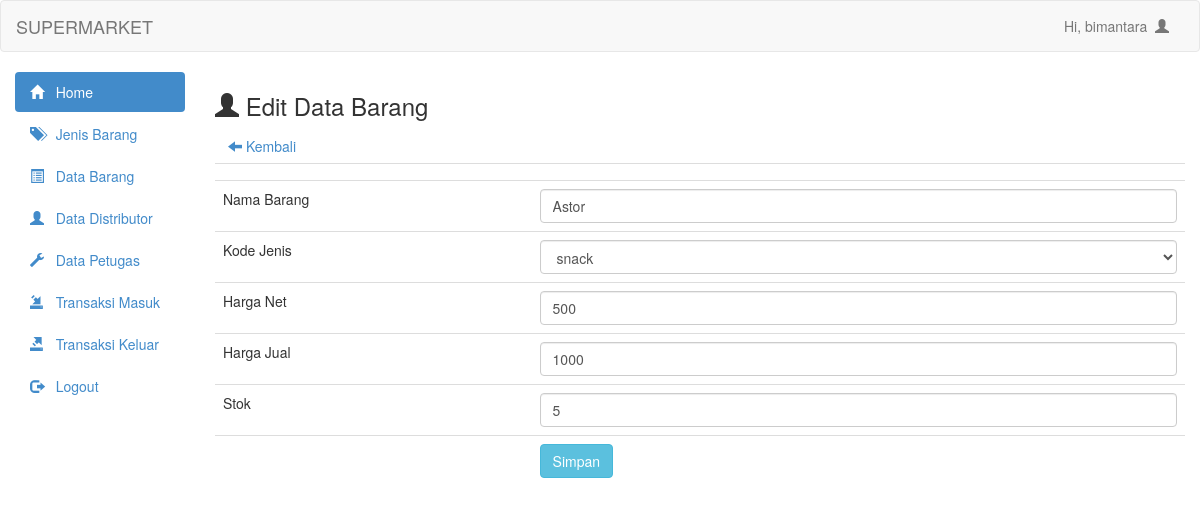
Page /admin/barang_update.php?kode_barang=B001 (signed in) on the committed database.
### tables this page shows
CREATE TABLE `tblbarang` (
  `kode_barang` varchar(50) NOT NULL,
  `nama_barang` varchar(100) NOT NULL,
  `kode_jenis` varchar(100) NOT NULL,
  `harga_net` varchar(100) NOT NULL,
  `harga_jual` varchar(100) NOT NULL,
  `stok` varchar(100) NOT NULL
);

### admin/barang_update.php (the view, shortened to what this page needs)
<?php
    include 'header.php';
    include 'config.php';
?>
<h3><span class="glyphicon glyphicon-user"></span> Edit Data Barang</h3>
<a class="btn" href="barang_data.php"><span class="glyphicon glyphicon-arrow-left"></span> Kembali</a>
<?php
    $kode_barang = mysqli_real_escape_string($connect, $_GET['kode_barang']);
    $barang = mysqli_query($connect, "select * from tblbarang where kode_barang='$kode_barang'") or die(mysqli_connect_error());
    while ($data_barang = mysqli_fetch_array($barang)) {
?>
<form action="barang_update.php" method="post">
    <table class="table">
        <tr>
            <td></td>
            <td><input type="hidden" class="form-control" name="kode_barang" value="<?php echo $data_barang['kode_barang'] ?>"></td>
        </tr>
        <tr>
            <td>Nama Barang</td>
            <td><input type="text" class="form-control" name="nama_barang" value="<?php echo $data_barang['nama_barang'] ?>"></td>
        </tr>
        <tr>
            <td>Kode Jenis</td>
            <td>
            <select name="kode_jenis" class="form-control">
                <?php
                $sql_jenis = mysqli_query($connect, "SELECT * FROM tbljenis");
                while ($data_jenis = mysqli_fetch_array($sql_jenis)) {
                    if ($data_barang['kode_jenis'] == $data_jenis['kode_jenis']) {
                        $select="selected";
                    } else{
                        $select="";
                    }
                    echo "<option value=".$data_jenis['kode_jenis']." $select> ". $data_jenis['jenis'] ."</option>";
                }
                ?>
            </select>
            </td>
        </tr>
        <tr>
            <td>Harga Net</td>
            <td><input type="text" class="form-control" name="harga_net" value="<?php echo $data_barang['harga_net'] ?>"></td>
        </tr>
        <tr>
            <td>Harga Jual</td>
            <td><input type="text" class="form-control" name="harga_jual" value="<?php echo $data_barang['harga_jual'] ?>"></td>
        </tr>
        <tr>
            <td>Stok</td>
            <td><input type="text" class="form-control" name="stok" value="<?php echo $data_barang['stok'] ?>"></td>
        </tr>
        <tr>
            <td></td>
            <td><input type="submit" class="btn btn-info" value="Simpan" name="update"></td>
        </tr>
    </table>
</form>
<?php
}
?>

### rows in the picture
tblbarang: nama_barang "Astor", harga_net "500", harga_jual "1000", stok "5"

### other values in the picture
$_SESSION['user'] "bimantara"
form field kode_jenis "snack"
